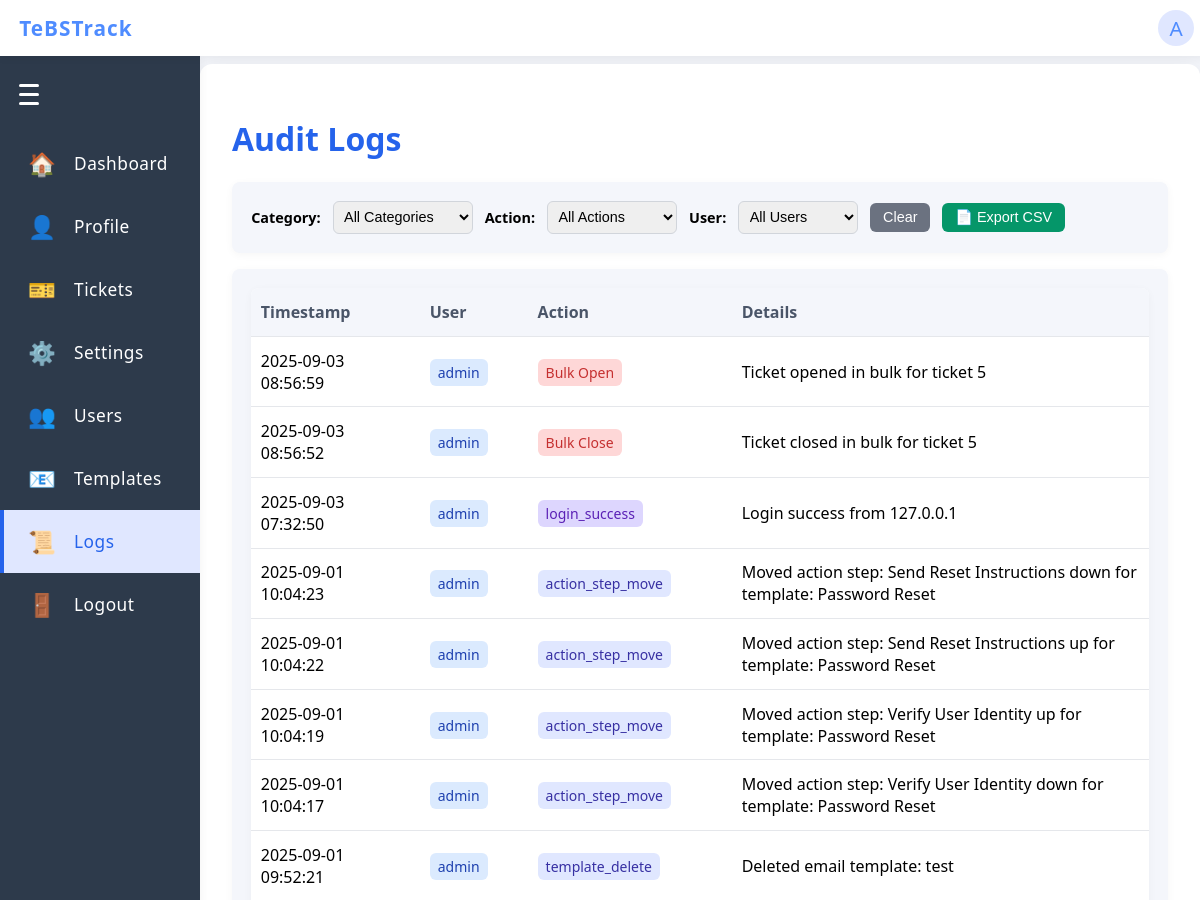
Before: /audit_logs (signed in, upper part) with the older database file.
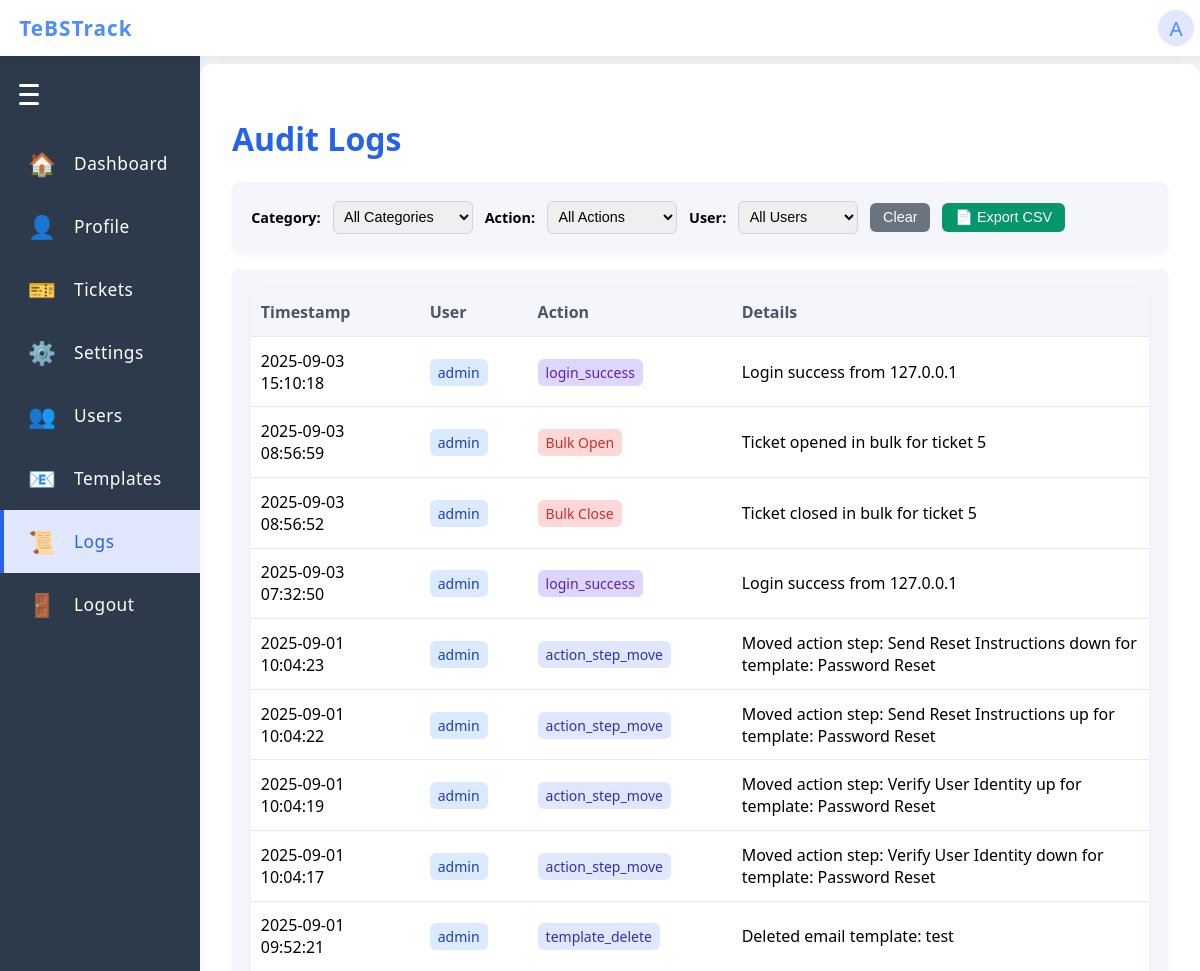
After: the same page with the newer database file.
### app/models.py (models this page shows)
class User(UserMixin, db.Model):
    id = db.Column(db.Integer, primary_key=True)
    username = db.Column(db.String(150), unique=True, nullable=False)
    password = db.Column(db.String(150), nullable=False)
    role = db.Column(db.String(20), nullable=False, default='infra')  # 'admin' or 'infra'

class Log(db.Model):
    id = db.Column(db.Integer, primary_key=True)
    timestamp = db.Column(db.DateTime, server_default=db.func.now(), nullable=False)
    user = db.Column(db.String(150), nullable=False)
    action = db.Column(db.String(100), nullable=False)
    details = db.Column(db.Text, nullable=True)

### app/routes.py (the view)
@main.route('/audit_logs', methods=['GET'])
@login_required
def audit_logs():
    if current_user.role != 'admin':
        return redirect(url_for('main.index'))
    from .models import Log
    logs = Log.query.order_by(Log.timestamp.desc()).all()
    return render_template('audit_logs.html', logs=logs)

### app/__init__.py (called while the page is built)
def create_app():
    app = Flask(__name__)
    app.config.from_object('config.Config')
    app.config['SESSION_COOKIE_HTTPONLY'] = True  # Prevent JS access to session cookie
    app.config['SESSION_COOKIE_SAMESITE'] = 'Lax'  # Restrict cross-site requests
    csrf.init_app(app)
    db.init_app(app)
    login_manager.init_app(app)
    app.register_blueprint(main)
    from flask_wtf.csrf import CSRFError
    from .routes import LoginForm
    from flask import render_template, flash
    @app.errorhandler(CSRFError)
    def handle_csrf_error(e):
        flash('CSRF token missing or invalid. Please refresh the page and try again.', 'error')
        return render_template('login.html', form=LoginForm()), 400
    from .models import User
    @login_manager.user_loader
    def load_user(user_id):
        return User.query.get(int(user_id))
    return app

### app/routes.py (called while the page is built)
@main.before_app_request
def require_login():
    allowed_routes = ['main.login', 'static']
    if not current_user.is_authenticated and request.endpoint not in allowed_routes:
        return redirect(url_for('main.login'))

### app/templates/audit_logs.html (shortened to what this page needs)
{% extends 'base.html' %}
{% block content %}
<div class="dashboard-container">
  <h1 style="color:#2563eb;">Audit Logs</h1>
  <div class="admin-section" style="margin-top:1rem; margin-bottom:1rem;">
    <div style="display: flex; gap: 0.75rem; align-items: center; flex-wrap: wrap;">
      <label for="actionFilter" style="font-weight: 600; font-size: 0.9rem;">Category:</label>
      <select id="actionFilter" onchange="filterLogs()" style="padding: 0.4rem; border: 1px solid #d1d5db; border-radius: 0.375rem; width: 140px; font-size: 0.9rem;">
        <option value="">All Categories</option>
        {% set unique_actions = logs|map(attribute='action')|unique|list %}
        {% set categories = {
          'Authentication': [],
          'Knowledge Base': [],
          'Ticket Management': [],
          'Bulk Operations': [],
          'User Management': [],
          'Email Operations': [],
          'System Operations': []
        } %}
        {% for action in unique_actions %}
          {% if 'login' in action.lower() or 'logout' in action.lower() %}
            {% set _ = categories['Authentication'].append(action) %}
          {% elif 'knowledge base' in action.lower() %}
            {% set _ = categories['Knowledge Base'].append(action) %}
          {% elif 'ticket' in action.lower() %}
            {% set _ = categories['Ticket Management'].append(action) %}
          {% elif 'bulk' in action.lower() %}
            {% set _ = categories['Bulk Operations'].append(action) %}
          {% elif 'user' in action.lower() %}
            {% set _ = categories['User Management'].append(action) %}
          {% elif 'email' in action.lower() %}
            {% set _ = categories['Email Operations'].append(action) %}
          {% else %}
            {% set _ = categories['System Operations'].append(action) %}
          {% endif %}
        {% endfor %}
      </select>
      <label for="specificActionFilter" style="font-weight: 600; font-size: 0.9rem;">Action:</label>
      <select id="specificActionFilter" onchange="filterLogs()" style="padding: 0.4rem; border: 1px solid #d1d5db; border-radius: 0.375rem; width: 130px; font-size: 0.9rem;">
        <option value="">All Actions</option>
      </select>
      <label for="userFilter" style="font-weight: 600; font-size: 0.9rem;">User:</label>
      <select id="userFilter" onchange="filterLogs()" style="padding: 0.4rem; border: 1px solid #d1d5db; border-radius: 0.375rem; width: 120px; font-size: 0.9rem;">
        <option value="">All Users</option>
        {% for log in logs %}
          {% if log.user not in unique_users %}
            {% set unique_users = unique_users + [log.user] if unique_users else [log.user] %}
          {% endif %}
        {% endfor %}
        {% set unique_users = logs|map(attribute='user')|unique|list %}
      </select>
      <button onclick="clearFilters()" style="padding: 0.4rem 0.8rem; background-color: #6b7280; color: white; border: none; border-radius: 0.375rem; cursor: pointer; font-size: 0.9rem;">Clear</button>
      <button onclick="exportLogs()" style="padding: 0.4rem 0.8rem; background-color: #059669; color: white; border: none; border-radius: 0.375rem; cursor: pointer; font-size: 0.9rem;">
        📄 Export CSV
      </button>
    </div>
  </div>
  <div class="admin-section" style="margin-top:1rem;">
    <table class="ticket-table" id="auditTable">
      <thead>
        <tr>
          <th>Timestamp</th>
          <th>User</th>
          <th>Action</th>
          <th>Details</th>
        </tr>
      </thead>
      <tbody>
        {% for log in logs %}
        <tr class="audit-row" data-action="{{ log.action }}" data-user="{{ log.user }}" data-category="{% if 'login' in log.action.lower() or 'logout' in log.action.lower() %}Authentication{% elif 'knowledge base' in log.action.lower() %}Knowledge Base{% elif 'ticket' in log.action.lower() %}Ticket Management{% elif 'bulk' in log.action.lower() %}Bulk Operations{% elif 'user' in log.action.lower() %}User Management{% elif 'email' in log.action.lower() %}Email Operations{% else %}System Operations{% endif %}">
          <td>{{ log.timestamp.strftime('%Y-%m-%d %H:%M:%S') if log.timestamp else log.timestamp }}</td>
          <td>
            <span class="user-badge">{{ log.user }}</span>
          </td>
          <td>
            {% set action = log.action %}
            {% set category = '' %}
            {% if 'login' in action.lower() or 'logout' in action.lower() %}
              {% set category = 'Authentication' %}
              <span class="action-badge auth-action">{{ log.action }}</span>
            {% elif 'knowledge base' in action.lower() %}
              {% set category = 'Knowledge Base' %}
              <span class="action-badge kb-action">{{ log.action }}</span>
            {% elif 'ticket' in action.lower() %}
              {% set category = 'Ticket Management' %}
              <span class="action-badge ticket-action">{{ log.action }}</span>
            {% elif 'bulk' in action.lower() %}
              {% set category = 'Bulk Operations' %}
              <span class="action-badge bulk-action">{{ log.action }}</span>
            {% elif 'user' in action.lower() %}
              {% set category = 'User Management' %}
              <span class="action-badge user-action">{{ log.action }}</span>
            {% elif 'email' in action.lower() %}
              {% set category = 'Email Operations' %}
              <span class="action-badge email-action">{{ log.action }}</span>
            {% else %}
              {% set category = 'System Operations' %}
              <span class="action-badge system-action">{{ log.action }}</span>
            {% endif %}
          </td>
          <td class="details-cell">
            {% if 'Knowledge Base' in log.action and 'Before:' in log.details %}
              <div class="kb-details">
                <div class="kb-summary">
                  {% set parts = log.details.split(' | ') %}
                  {% for part in parts %}
                    {% if 'Before:' in part or 'After:' in part %}
                      <div class="kb-status-change">
                        <strong>{{ part.split(':')[0] }}:</strong>
                        <span class="status-info">{{ part.split(':', 1)[1] }}</span>
                      </div>
                    {% else %}
                      <div>{{ part }}</div>
                    {% endif %}
                  {% endfor %}
                </div>
              </div>
            {% else %}
              {{ log.details }}
            {% endif %}
          </td>
        </tr>
        {% endfor %}
      </tbody>
    </table>
  </div>
</div>
{% endblock %}

### app/templates/base.html (shortened to what this page needs)
<!doctype html>
<html lang="en">
<head>
</head>
<body>
  <div class="navbar">
    <a href="{{ url_for('main.index') }}" class="navbar-title" style="text-decoration:none;">
      TeBSTrack
    </a>
    {% if current_user.is_authenticated %}
    <div class="navbar-profile" id="profile-btn">
      <span class="profile-icon">{{ current_user.username[0]|upper if current_user.username else '?' }}</span>
    </div>
    {% endif %}
  </div>
  {% if not hide_sidenav %}
    <div class="sidenav-hamburger" id="sidenav-hamburger">
      <span></span>
      <span></span>
      <span></span>
    </div>
    <a href="{{ url_for('main.index') }}" class="sidenav-link{% if request.endpoint == 'main.index' %} active{% endif %}" data-label="Dashboard">
      <span class="sidenav-icon">🏠</span>
      <span class="sidenav-label">Dashboard</span>
    </a>
    <a href="{{ url_for('main.profile') }}" class="sidenav-link{% if request.endpoint == 'main.profile' %} active{% endif %}" data-label="Profile">
      <span class="sidenav-icon">👤</span>
      <span class="sidenav-label">Profile</span>
    </a>
    <a href="{{ url_for('main.tickets') }}" class="sidenav-link{% if request.endpoint in ['main.tickets', 'main.view_ticket'] %} active{% endif %}" data-label="Tickets">
      <span class="sidenav-icon">🎫</span>
      <span class="sidenav-label">Tickets</span>
    </a>
    <a href="{{ url_for('main.settings') }}" class="sidenav-link{% if request.endpoint == 'main.settings' %} active{% endif %}" data-label="Settings">
      <span class="sidenav-icon">⚙️</span>
      <span class="sidenav-label">Settings</span>
    </a>
    {% if current_user.role == 'admin' %}
    <a href="{{ url_for('main.manage_users') }}" class="sidenav-link{% if request.endpoint == 'main.manage_users' %} active{% endif %}" data-label="Users">
      <span class="sidenav-icon">👥</span>
      <span class="sidenav-label">Users</span>
    </a>
    <a href="{{ url_for('main.manage_email_templates') }}" class="sidenav-link" data-label="Templates">
      <span class="sidenav-icon">📧</span>
      <span class="sidenav-label">Templates</span>
    </a>
    <a href="{{ url_for('main.audit_logs') }}" class="sidenav-link{% if request.endpoint == 'main.audit_logs' %} active{% endif %}" data-label="Logs">
      <span class="sidenav-icon">📜</span>
      <span class="sidenav-label">Logs</span>
    </a>
    {% endif %}
    <a href="{{ url_for('main.logout') }}" class="sidenav-link{% if request.endpoint == 'main.logout' %} active{% endif %}" data-label="Logout">
      <span class="sidenav-icon">🚪</span>
      <span class="sidenav-label">Logout</span>
    </a>
  {% endif %}
  <div class="main-content{% if hide_sidenav %} no-sidenav{% endif %}">
    {% block content %}{% endblock %}
  </div>
  <link rel="stylesheet" href="https://cdnjs.cloudflare.com/ajax/libs/font-awesome/6.0.0/css/all.min.css">
</body>
</html>

### app/templates/base.html (style rules this page uses)
body { background: #f4f6fb; font-family: 'Segoe UI', Arial, sans-serif; margin: 0; padding: 0; }
.navbar { position: fixed; top: 0; left: 0; width: 100%; height: 56px; background: #fff; box-shadow: 0 2px 8px rgba(0,0,0,0.06); display: flex; align-items: center; justify-content: flex-start; padding: 0 1.2rem; z-index: 1000; }
.navbar-title { font-size: 1.3rem; font-weight: 700; color: #4f8cff; letter-spacing: 1px; }
.navbar-profile { position: relative; display: flex; align-items: center; cursor: pointer; right: 25px; }
.profile-icon { width: 36px; height: 36px; border-radius: 50%; background: #e0e7ff; display: flex; align-items: center; justify-content: center; font-size: 1.3rem; color: #4f8cff; margin-left: 8px; }
.sidenav-hamburger { width: 28px; height: 28px; margin: 0 0 1.5rem 1.2rem; display: flex; flex-direction: column; justify-content: center; cursor: pointer; z-index: 1001; }
.sidenav-hamburger span { display: block; height: 3px; width: 20px; background: #fff; margin: 3px 0; border-radius: 2px; transition: all 0.3s; }
.sidenav-link { color: #fff; padding: 1rem 1.5rem; text-decoration: none; font-size: 1.08rem; font-weight: 500; letter-spacing: 0.5px; transition: background 0.18s, color 0.18s, padding 0.3s, font-size 0.3s; border-left: 4px solid transparent; display: flex; align-items: center; }
.sidenav-link.active { background: #e0e7ff; color: #2563eb; border-left: 4px solid #2563eb; }
.sidenav-icon { font-size: 1.4rem; margin-right: 1.1rem; min-width: 1.4rem; text-align: center; display: inline-block; transition: margin 0.3s; }
.sidenav-label { transition: opacity 0.3s, width 0.3s; white-space: nowrap; overflow: hidden; }
.main-content { margin-left: 200px; margin-top: 64px; transition: margin-left 0.3s ease; }
.dashboard-container { max-width: 1100px; margin: 40px auto; padding: 2rem; background: #fff; border-radius: 12px; box-shadow: 0 4px 24px rgba(0,0,0,0.08); }
.ticket-table { width: 100%; border-collapse: collapse; background: #fff; border-radius: 8px; overflow: hidden; box-shadow: 0 2px 8px rgba(0,0,0,0.04); }
.ticket-table th, .ticket-table td { padding: 0.8rem 0.6rem; border-bottom: 1px solid #e5e7eb; text-align: left; }
.ticket-table th { background: #f4f6fb; color: #4a5568; font-weight: 600; }
.admin-section { margin-top: 2.5rem; padding: 1.2rem; background: #f4f6fb; border-radius: 8px; box-shadow: 0 2px 8px rgba(0,0,0,0.04); }

### app/templates/audit_logs.html (style rules this page uses)
.user-badge { background-color: #dbeafe; color: #1e40af; padding: 0.25rem 0.5rem; border-radius: 0.375rem; font-size: 0.875rem; font-weight: 500; }
.action-badge { padding: 0.25rem 0.5rem; border-radius: 0.375rem; font-size: 0.875rem; font-weight: 500; white-space: nowrap; }
.system-action { background-color: #e0e7ff; color: #3730a3; }
.auth-action { background-color: #ddd6fe; color: #5b21b6; }
.bulk-action { background-color: #fed7d7; color: #c53030; }
.details-cell { max-width: 400px; word-wrap: break-word; }

Changed rows visible on the page:
added Log: timestamp "2025-09-03 15:10:18", user "admin", action "login_success", details "Login success from 127.0.0.1"
